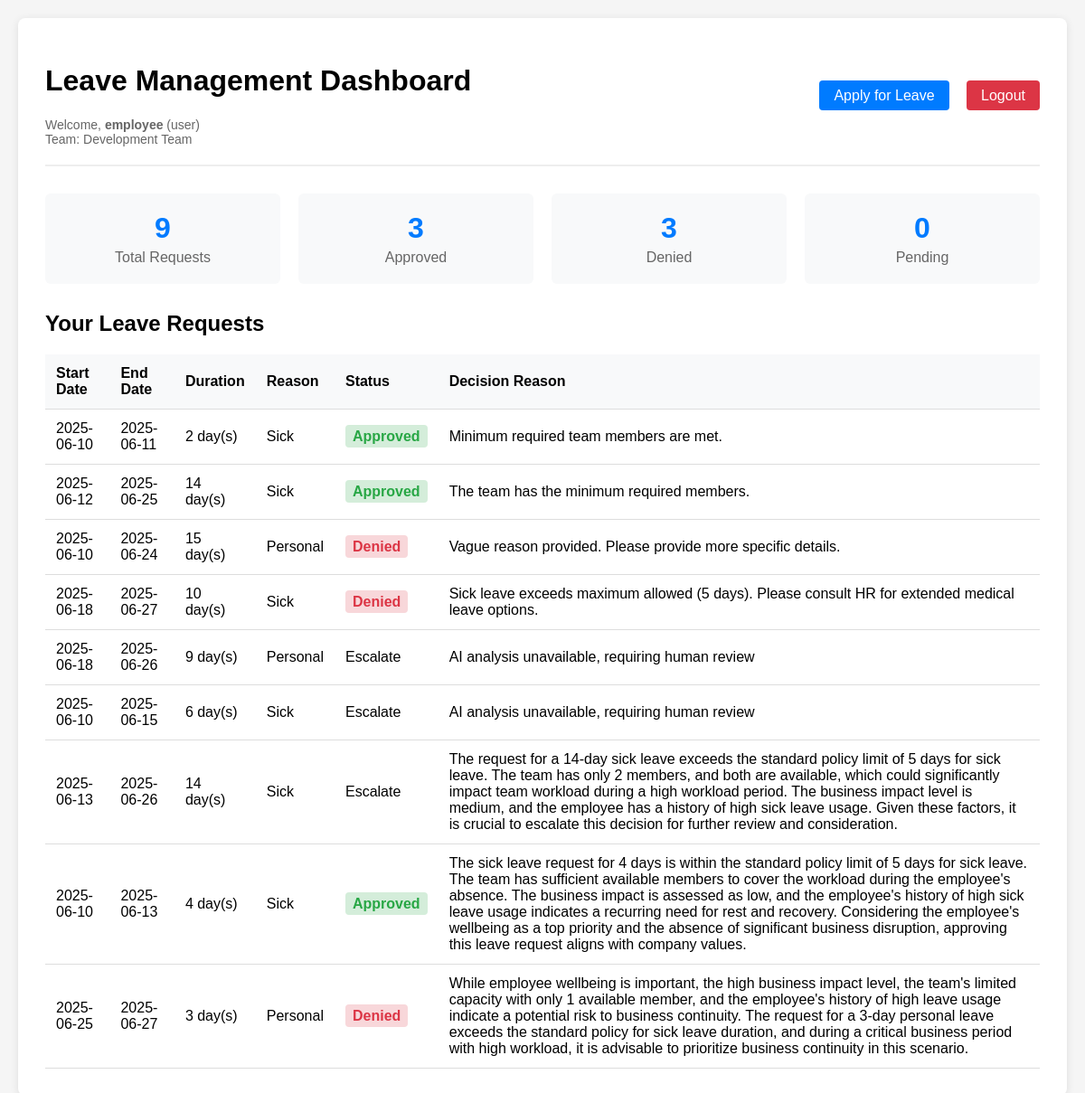
/dashboard (signed in), run on an earlier commit of the app's database.
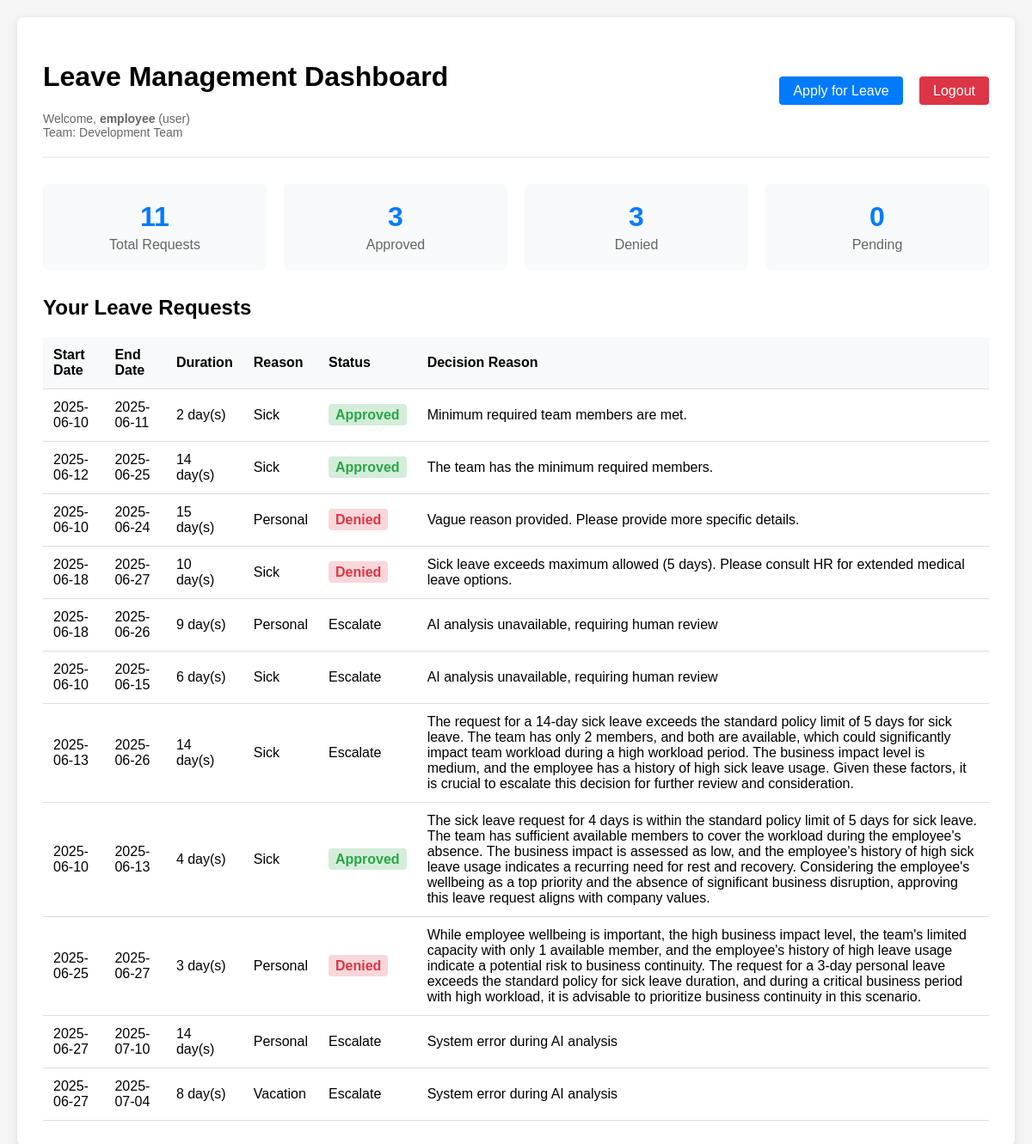
And on a later commit of the database.
### models.py (models this page shows)
class User(db.Model, UserMixin):
    id = db.Column(db.Integer, primary_key=True)
    username = db.Column(db.String(80), unique=True, nullable=False)
    password = db.Column(db.String(200), nullable=False)
    role = db.Column(db.String(20), default='user')
    team_id = db.Column(db.Integer, db.ForeignKey('team.id'))
    leaves = db.relationship('Leave', backref='applicant',
                             lazy=True, foreign_keys='Leave.user_id')

class Team(db.Model):
    id = db.Column(db.Integer, primary_key=True)
    name = db.Column(db.String(100))
    dept_id = db.Column(db.Integer, db.ForeignKey('department.id'))
    members = db.relationship(
        'User', backref='user_team', lazy=True)  # Changed backref name

class Leave(db.Model):
    id = db.Column(db.Integer, primary_key=True)
    user_id = db.Column(db.Integer, db.ForeignKey('user.id'))
    start_date = db.Column(db.Date)
    end_date = db.Column(db.Date)
    reason = db.Column(db.String(200))
    status = db.Column(db.String(20), default='Pending')
    decision_reason = db.Column(db.String(500))  # Added this field
    approved_by = db.Column(db.Integer, db.ForeignKey(
        'user.id'))  # Separate foreign key
    created_at = db.Column(
        db.DateTime, default=datetime.utcnow)  # Added timestamp

### app.py (the view)
@app.route('/dashboard')
@login_required
def dashboard():
    if current_user.role == 'admin':
        leaves = Leave.query.all()
    else:
        leaves = Leave.query.filter_by(user_id=current_user.id).all()
    return render_template('dashboard.html', leaves=leaves)

### app.py (called while the page is built)
@login_manager.user_loader
def load_user(user_id):
    return User.query.get(int(user_id))

### templates/dashboard.html (shortened to what this page needs)
<!DOCTYPE html>
<html lang="en">
  <head>
  </head>
  <body>
    <div class="container">
      <div class="header">
        <div>
          <h1>Leave Management Dashboard</h1>
          <div class="user-info">
            Welcome, <strong>{{ current_user.username }}</strong> ({{
            current_user.role }}) {% if current_user.user_team %} <br />Team: {{
            current_user.user_team.name }}  {%
            endif %}
          </div>
        </div>
        <div class="nav-links">
          {% if current_user.role == 'user' %}
          <a href="/apply">Apply for Leave</a>
          {% endif %}
          <a href="/logout" class="logout">Logout</a>
        </div>
      </div>
      {% if leaves %}
      <div class="stats">
        <div class="stat-card">
          <div class="stat-number">{{ leaves|length }}</div>
          <div class="stat-label">Total Requests</div>
        </div>
        <div class="stat-card">
          <div class="stat-number">
            {{ leaves|selectattr("status", "equalto", "Approved")|list|length }}
          </div>
          <div class="stat-label">Approved</div>
        </div>
        <div class="stat-card">
          <div class="stat-number">
            {{ leaves|selectattr("status", "equalto", "Denied")|list|length }}
          </div>
          <div class="stat-label">Denied</div>
        </div>
        <div class="stat-card">
          <div class="stat-number">
            {{ leaves|selectattr("status", "equalto", "Pending")|list|length }}
          </div>
          <div class="stat-label">Pending</div>
        </div>
      </div>
      {% endif %}
      <h2>
        {% if current_user.role == 'admin' %}All Leave Requests{% else %}Your
        Leave Requests{% endif %}
      </h2>
      {% if leaves %}
      <table>
        <thead>
          <tr>
            <th>Start Date</th>
            <th>End Date</th>
            <th>Duration</th>
            <th>Reason</th>
            <th>Status</th>
            <th>Decision Reason</th>
          </tr>
        </thead>
        <tbody>
          {% for leave in leaves %}
          <tr>
            <td>{{ leave.start_date.strftime('%Y-%m-%d') }}</td>
            <td>{{ leave.end_date.strftime('%Y-%m-%d') }}</td>
            <td>{{ (leave.end_date - leave.start_date).days + 1 }} day(s)</td>
            <td>{{ leave.reason|title }}</td>
            <td>
              <span class="status-{{ leave.status.lower() }}">
                {{ leave.status }}
              </span>
            </td>
            <td>{{ leave.decision_reason or 'System processed' }}</td>
          </tr>
          {% endfor %}
        </tbody>
      </table>
      {% endif %}
    </div>
  </body>
</html>

### templates/dashboard.html (style rules this page uses)
body { font-family: Arial, sans-serif; max-width: 1200px; margin: 0 auto; padding: 20px; background-color: #f5f5f5; }
.container { background: white; padding: 30px; border-radius: 8px; box-shadow: 0 2px 10px rgba(0, 0, 0, 0.1); }
.header { display: flex; justify-content: space-between; align-items: center; margin-bottom: 30px; padding-bottom: 20px; border-bottom: 2px solid #eee; }
.user-info { color: #666; font-size: 14px; }
.nav-links a { margin-left: 15px; padding: 8px 16px; text-decoration: none; background: #007bff; color: white; border-radius: 4px; transition: background-color 0.3s; }
.nav-links a.logout { background: #dc3545; }
table { width: 100%; border-collapse: collapse; margin-top: 20px; }
th, td { padding: 12px; text-align: left; border-bottom: 1px solid #ddd; }
th { background-color: #f8f9fa; font-weight: bold; }
.status-approved { color: #28a745; font-weight: bold; background-color: #d4edda; padding: 4px 8px; border-radius: 4px; }
.status-denied { color: #dc3545; font-weight: bold; background-color: #f8d7da; padding: 4px 8px; border-radius: 4px; }
.stats { display: flex; gap: 20px; margin-bottom: 30px; }
.stat-card { flex: 1; background: #f8f9fa; padding: 20px; border-radius: 6px; text-align: center; }
.stat-number { font-size: 2em; font-weight: bold; color: #007bff; }
.stat-label { color: #666; margin-top: 5px; }

What changed in the data, as far as the page shows it:
added Leave: start_date "2025-06-27", end_date "2025-07-10", (leave.end_date-leave.start_date).days+1 "14", reason "Personal", status "Escalate", decision_reason "System error during AI analysis"
added Leave: start_date "2025-06-27", end_date "2025-07-04", (leave.end_date-leave.start_date).days+1 "8", reason "Vacation", status "Escalate", decision_reason "System error during AI analysis"
Also different on the page:
{{ leaves|length }}: "9" → "11"
